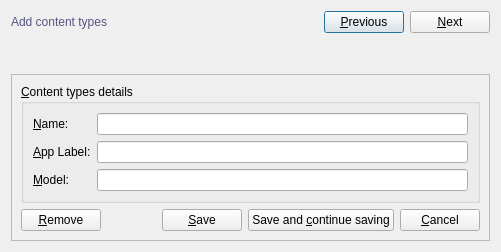
<?xml version="1.0" encoding="UTF-8"?>
<ui version="4.0">
 <class>ContentTypesForm</class>
 <widget class="QDialog" name="ContentTypesForm">
  <property name="geometry">
   <rect>
    <x>0</x>
    <y>0</y>
    <width>501</width>
    <height>252</height>
   </rect>
  </property>
  <property name="windowTitle">
   <string>Content Types :: Form</string>
  </property>
  <property name="windowIcon">
   <iconset resource="resources.qrc">
    <normaloff>:/default/static/default/icons/22x22/face-devilish.png</normaloff>:/default/static/default/icons/22x22/face-devilish.png</iconset>
  </property>
  <layout class="QGridLayout" name="gridLayout">
   <item row="0" column="0">
    <layout class="QHBoxLayout" name="horizontalLayout_2">
     <item>
      <widget class="QLabel" name="titleLabel">
       <property name="styleSheet">
        <string notr="true">color: rgb(85, 85, 127);
font: 75 14pt &quot;DejaVu Sans Mono&quot;;</string>
       </property>
       <property name="text">
        <string>Add content types</string>
       </property>
      </widget>
     </item>
     <item>
      <spacer name="horizontalSpacer_3">
       <property name="orientation">
        <enum>Qt::Horizontal</enum>
       </property>
       <property name="sizeHint" stdset="0">
        <size>
         <width>40</width>
         <height>20</height>
        </size>
       </property>
      </spacer>
     </item>
     <item>
      <widget class="QPushButton" name="previousPushButton">
       <property name="text">
        <string>&amp;Previous</string>
       </property>
       <property name="icon">
        <iconset resource="resources.qrc">
         <normaloff>:/default/static/default/icons/22x22/go-previous.png</normaloff>:/default/static/default/icons/22x22/go-previous.png</iconset>
       </property>
       <property name="shortcut">
        <string>Ctrl+Right, Ctrl+PgDown</string>
       </property>
      </widget>
     </item>
     <item>
      <widget class="QPushButton" name="nextPushButton">
       <property name="text">
        <string>&amp;Next</string>
       </property>
       <property name="icon">
        <iconset resource="resources.qrc">
         <normaloff>:/default/static/default/icons/22x22/go-next.png</normaloff>:/default/static/default/icons/22x22/go-next.png</iconset>
       </property>
       <property name="shortcut">
        <string>Ctrl+Left, Ctrl+PgUp</string>
       </property>
      </widget>
     </item>
    </layout>
   </item>
   <item row="2" column="0">
    <widget class="QFrame" name="frame">
     <property name="frameShape">
      <enum>QFrame::StyledPanel</enum>
     </property>
     <property name="frameShadow">
      <enum>QFrame::Raised</enum>
     </property>
     <layout class="QGridLayout" name="gridLayout_2">
      <item row="0" column="0">
       <widget class="QGroupBox" name="contentTypesGroupBox">
        <property name="title">
         <string>&amp;Content types details</string>
        </property>
        <layout class="QFormLayout" name="formLayout">
         <item row="0" column="0">
          <widget class="QLabel" name="nameLabel">
           <property name="text">
            <string>&amp;Name:</string>
           </property>
           <property name="buddy">
            <cstring>nameLineEdit</cstring>
           </property>
          </widget>
         </item>
         <item row="0" column="1">
          <widget class="QLineEdit" name="nameLineEdit"/>
         </item>
         <item row="1" column="0">
          <widget class="QLabel" name="appLabelLabel">
           <property name="text">
            <string>&amp;App Label:</string>
           </property>
           <property name="buddy">
            <cstring>appLabelLineEdit</cstring>
           </property>
          </widget>
         </item>
         <item row="1" column="1">
          <widget class="QLineEdit" name="appLabelLineEdit"/>
         </item>
         <item row="2" column="0">
          <widget class="QLabel" name="modelLabel">
           <property name="text">
            <string>&amp;Model:</string>
           </property>
           <property name="buddy">
            <cstring>modelLineEdit</cstring>
           </property>
          </widget>
         </item>
         <item row="2" column="1">
          <widget class="QLineEdit" name="modelLineEdit"/>
         </item>
        </layout>
       </widget>
      </item>
      <item row="1" column="0">
       <layout class="QHBoxLayout" name="horizontalLayout">
        <item>
         <widget class="QPushButton" name="removePushButton">
          <property name="text">
           <string>&amp;Remove</string>
          </property>
          <property name="icon">
           <iconset resource="resources.qrc">
            <normaloff>:/default/static/default/icons/22x22/edit-delete.png</normaloff>:/default/static/default/icons/22x22/edit-delete.png</iconset>
          </property>
          <property name="shortcut">
           <string>Ctrl+Del</string>
          </property>
         </widget>
        </item>
        <item>
         <spacer name="horizontalSpacer">
          <property name="orientation">
           <enum>Qt::Horizontal</enum>
          </property>
          <property name="sizeHint" stdset="0">
           <size>
            <width>40</width>
            <height>20</height>
           </size>
          </property>
         </spacer>
        </item>
        <item>
         <widget class="QPushButton" name="savePushButton">
          <property name="text">
           <string>&amp;Save</string>
          </property>
          <property name="icon">
           <iconset resource="resources.qrc">
            <normaloff>:/default/static/default/icons/22x22/dialog-ok-apply.png</normaloff>:/default/static/default/icons/22x22/dialog-ok-apply.png</iconset>
          </property>
          <property name="shortcut">
           <string>Ctrl+S</string>
          </property>
         </widget>
        </item>
        <item>
         <widget class="QPushButton" name="saveAndContinueSavingPushButton">
          <property name="text">
           <string>Save and &amp;continue saving</string>
          </property>
          <property name="icon">
           <iconset resource="resources.qrc">
            <normaloff>:/default/static/default/icons/22x22/dialog-ok.png</normaloff>:/default/static/default/icons/22x22/dialog-ok.png</iconset>
          </property>
          <property name="shortcut">
           <string>Ctrl+Shift+S</string>
          </property>
         </widget>
        </item>
        <item>
         <widget class="QPushButton" name="cancelPushButton">
          <property name="text">
           <string>&amp;Cancel</string>
          </property>
          <property name="icon">
           <iconset resource="resources.qrc">
            <normaloff>:/default/static/default/icons/22x22/dialog-cancel.png</normaloff>:/default/static/default/icons/22x22/dialog-cancel.png</iconset>
          </property>
          <property name="shortcut">
           <string>Ctrl+W</string>
          </property>
         </widget>
        </item>
       </layout>
      </item>
     </layout>
    </widget>
   </item>
   <item row="1" column="0">
    <widget class="QLabel" name="statusLabel">
     <property name="text">
      <string/>
     </property>
    </widget>
   </item>
  </layout>
 </widget>
 <tabstops>
  <tabstop>savePushButton</tabstop>
  <tabstop>saveAndContinueSavingPushButton</tabstop>
  <tabstop>removePushButton</tabstop>
  <tabstop>nextPushButton</tabstop>
  <tabstop>cancelPushButton</tabstop>
 </tabstops>
 <resources>
  <include location="resources.qrc"/>
 </resources>
 <connections/>
</ui>
